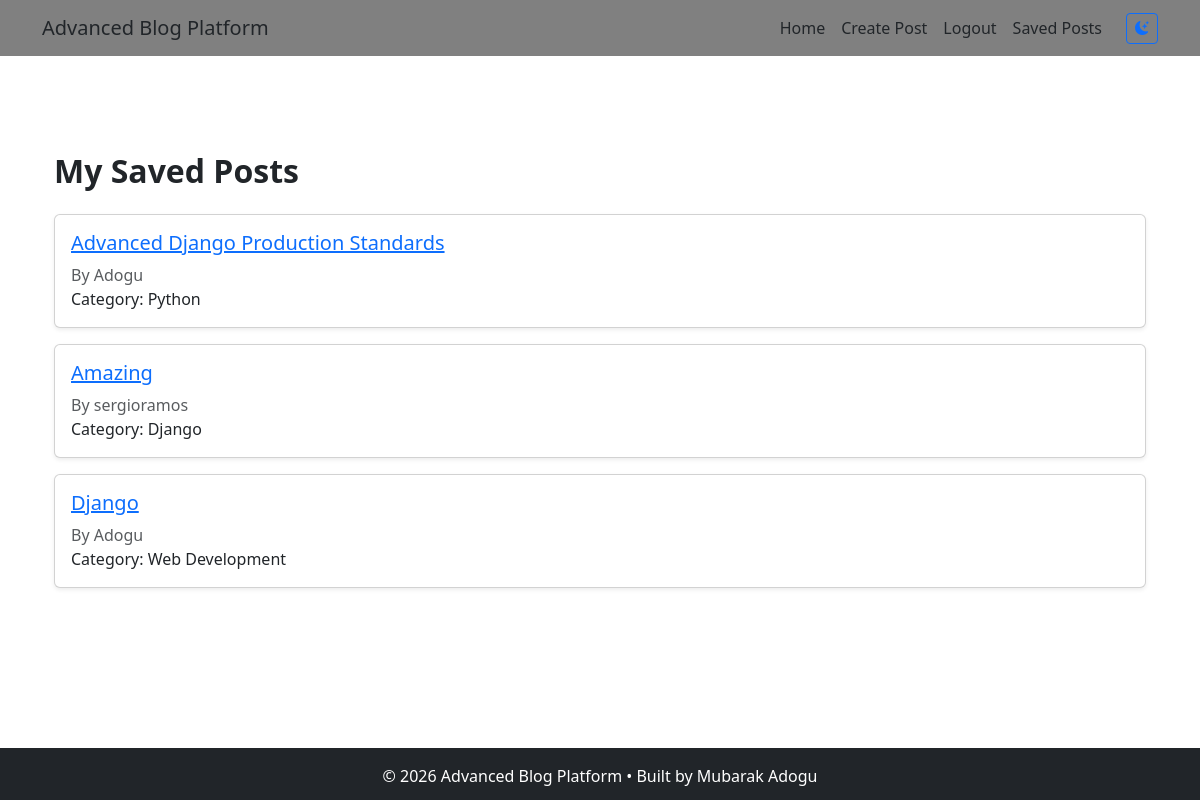
/saved-post/ (signed in), run on the app's committed database.
### bookmarks/models.py (models this page shows, shortened)
class Bookmark(models.Model):
    user = models.ForeignKey(User, on_delete=models.CASCADE)
    post = models.ForeignKey(Post, on_delete=models.CASCADE)
    created_at = models.DateTimeField(auto_now_add=True)
    class Meta:
        constraints = [
            models.UniqueConstraint(
                fields=["user", "post"],
                name="unique_user_post_bookmark",
            )
        ]

### account/models.py (models this page shows, shortened)
class Post(models.Model):
    DRAFT = "draft"
    PUBLISHED = "published"
    STATUS_CHOICES = [
        (DRAFT, "Draft"),
        (PUBLISHED, "Published"),
    ]
    status = models.CharField(
        max_length=10,
        choices=STATUS_CHOICES,
        default=PUBLISHED,
    )
    author = models.ForeignKey(User, on_delete=models.CASCADE, related_name="posts")
    category = models.ForeignKey(
        Category, on_delete=models.CASCADE, related_name="posts"
    )
    tags = models.ManyToManyField(Tag, blank=True, related_name="posts")
    title = models.CharField(max_length=200)
    slug = models.SlugField(unique=True, editable=False)
    content = models.TextField()
    image = models.ImageField(upload_to="posts/", blank=True, null=True)
    created_at = models.DateTimeField(auto_now_add=True)
    updated_at = models.DateTimeField(auto_now=True)

class Category(models.Model):
    name = models.CharField(max_length=100, unique=True)
    slug = models.SlugField(unique=True)

### bookmarks/views.py (the view)
@login_required
def saved_posts(request):
    bookmarks = Bookmark.objects.filter(user=request.user).select_related(
        "post", "post__author", "post__category"
    )
    return render(
        request,
        "bookmarks/saved_posts.html",
        {"bookmarks": bookmarks},
    )

### bookmarks/templates/bookmarks/saved_posts.html (shortened to what this page needs)
{% extends "base.html" %}
{% block content %}
<div class="container py-5">
    <h2 class="fw-bold mb-4">My Saved Posts</h2>
    {% for bookmark in bookmarks %}
        <div class="card mb-3 shadow-sm">
            <div class="card-body">
                <h5 class="card-title">
                    <a href="{% url 'post_detail' bookmark.post.slug %}">
                        {{ bookmark.post.title }}
                    </a>
                </h5>
                <p class="text-muted mb-0">
                    By {{ bookmark.post.author.username }}
                </p>
                <p class="mb-0">
                    Category: {{ bookmark.post.category.name }}
                </p>
            </div>
        </div>
    {% empty %}
        <p class="text-muted">
            You haven't saved any posts yet.
        </p>
    {% endfor %}
</div>
{% endblock %}

### static/css/style.css (style rules this page uses)
:root { --bg-color: white; --text-color: #212529; --card-bg: white; --border-color: lightgrey; --navbar-bg: grey; --muted-text: #6c757d; }
body { background-color: var(--bg-color); color: var(--text-color); }

### data on the page
Bookmark: post "Advanced Django Production Standards", post.author.username "Adogu", post.category.name "Python"
Bookmark: post "Amazing", post.author.username "sergioramos", post.category.name "Django"
Bookmark: post "Django", post.author.username "Adogu", post.category.name "Web Development"
